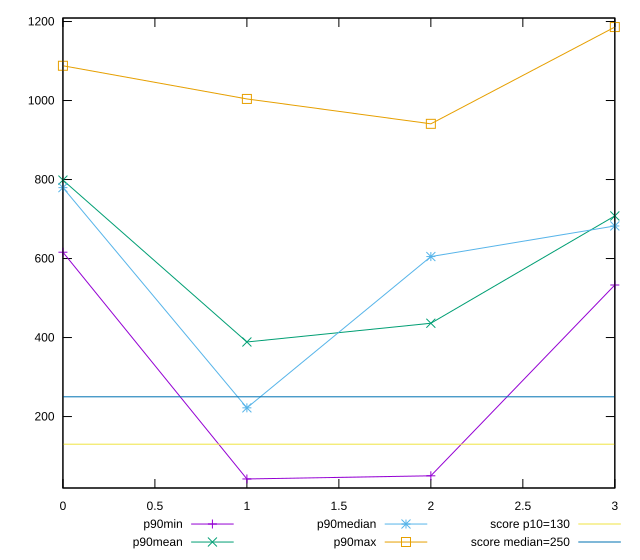

The gnuplot source for this figure:
reset

$p90Min <<EOF
0 616
1 42
2 50
3 532.9999999999982
EOF

$p90Mean <<EOF
0 798.563829787234
1 388.7659574468085
2 436.19354838709677
3 707.9042553191489
EOF

$p90Median <<EOF
0 779.4999999999995
1 222
2 605
3 682.5
EOF

$p90Max <<EOF
0 1087.999999999999
1 1004
2 941
3 1186
EOF

set key outside below
set xrange [0:3]
set yrange [19.12:1208.88]
set trange [19.12:1208.88]
set terminal svg size 640, 560 enhanced background rgb 'white'
set output "reports/report_00027_2021-02-24T12-40-31.850Z/max-potential-fid/progression/value.svg"

plot $p90Min title "p90min" with linespoints, \
     $p90Mean title "p90mean" with linespoints, \
     $p90Median title "p90median" with linespoints, \
     $p90Max title "p90max" with linespoints, \
     130 title "score p10=130", \
     250 title "score median=250"

reset
